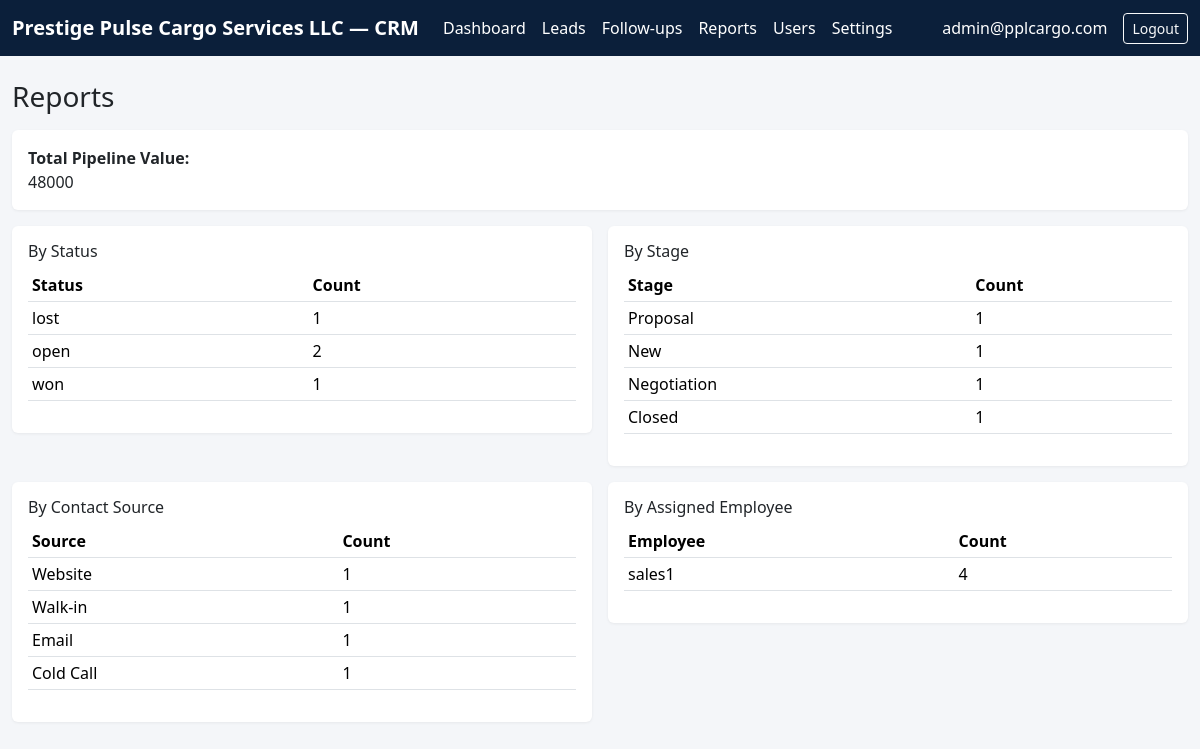
The app's page /reports/ (signed in) with its own data.
### crm/models.py (models this page shows, shortened)
class Lead(models.Model):
    STATUS_CHOICES = [
        ("open", "Open"),
        ("won", "Closed - Won"),
        ("lost", "Closed - Lost"),
    ]
    name = models.CharField(max_length=200)
    company = models.CharField(max_length=200, blank=True)
    email = models.EmailField(blank=True)
    phone = models.CharField(max_length=50, blank=True)
    status = models.CharField(max_length=10, choices=STATUS_CHOICES, default="open")
    stage = models.CharField(max_length=100, blank=True)
    source = models.CharField(max_length=100, blank=True)
    owner = models.ForeignKey(
        User, on_delete=models.SET_NULL, null=True, blank=True, related_name="owned_leads"
    )
    value = models.DecimalField(max_digits=12, decimal_places=2, default=0)
    notes = models.TextField(blank=True)
    created_by = models.ForeignKey(User, on_delete=models.SET_NULL, null=True, related_name="created_leads")
    updated_by = models.ForeignKey(User, on_delete=models.SET_NULL, null=True, related_name="updated_leads")
    created_at = models.DateTimeField(auto_now_add=True)
    updated_at = models.DateTimeField(auto_now=True)
    archived = models.BooleanField(default=False)
    class Meta:
        ordering = ["-updated_at"]

### crm/views.py (the view)
# urls.py: path("reports/", views.reports, name="reports"),
@login_required
def reports(request):
    qs = sales_only_or_admin(Lead.objects.filter(archived=False), request.user)
    by_status = list(qs.values("status").annotate(c=Count("id")))
    by_stage = list(qs.values("stage").annotate(c=Count("id")).order_by("-c"))
    by_source = list(qs.values("source").annotate(c=Count("id")).order_by("-c"))
    by_owner = list(qs.values("owner__username").annotate(c=Count("id")).order_by("-c"))
    total_value = qs.aggregate(s=Sum("value"))["s"] or 0
    return render(request, "reports/index.html", {
        "by_status": by_status, "by_stage": by_stage, "by_source": by_source,
        "by_owner": by_owner, "total_value": total_value,
    })

### accounts/models.py (called while the page is built)
    @property
    def is_admin(self):
        return self.role == self.ROLE_ADMIN

### crm/views.py (called while the page is built)
def sales_only_or_admin(qs, user):
    if user.profile.is_admin:
        return qs
    return qs.filter(Q(owner=user) | Q(created_by=user))

### templates/reports/index.html (shortened to what this page needs)
{% extends "base.html" %}
{% block content %}
<h3 class="mb-3">Reports</h3>
<div class="card p-3 mb-3">
  <strong>Total Pipeline Value:</strong> {{ total_value }}
</div>
<div class="row g-3">
  <div class="col-md-6"><div class="card p-3"><h6>By Status</h6>
    <table class="table table-sm"><thead><tr><th>Status</th><th>Count</th></tr></thead>
      <tbody>{% for r in by_status %}<tr><td>{{ r.status }}</td><td>{{ r.c }}</td></tr>{% endfor %}</tbody></table>
  </div></div>
  <div class="col-md-6"><div class="card p-3"><h6>By Stage</h6>
    <table class="table table-sm"><thead><tr><th>Stage</th><th>Count</th></tr></thead>
      <tbody>{% for r in by_stage %}<tr><td>{{ r.stage|default:"—" }}</td><td>{{ r.c }}</td></tr>{% endfor %}</tbody></table>
  </div></div>
  <div class="col-md-6"><div class="card p-3"><h6>By Contact Source</h6>
    <table class="table table-sm"><thead><tr><th>Source</th><th>Count</th></tr></thead>
      <tbody>{% for r in by_source %}<tr><td>{{ r.source|default:"—" }}</td><td>{{ r.c }}</td></tr>{% endfor %}</tbody></table>
  </div></div>
  <div class="col-md-6"><div class="card p-3"><h6>By Assigned Employee</h6>
    <table class="table table-sm"><thead><tr><th>Employee</th><th>Count</th></tr></thead>
      <tbody>{% for r in by_owner %}<tr><td>{{ r.owner__username|default:"—" }}</td><td>{{ r.c }}</td></tr>{% endfor %}</tbody></table>
  </div></div>
</div>
{% endblock %}

### templates/base.html (shortened to what this page needs)
<!doctype html>
<html lang="en">
<head>
  <link href="https://cdn.jsdelivr.net/npm/bootstrap@5.3.3/dist/css/bootstrap.min.css" rel="stylesheet">
  <link href="https://cdn.jsdelivr.net/npm/bootstrap-icons@1.11.3/font/bootstrap-icons.css" rel="stylesheet">
</head>
<body>
<nav class="navbar navbar-expand-lg navbar-ppl">
  <div class="container-fluid">
    <a class="navbar-brand fw-bold" href="{% url 'dashboard' %}">
      Prestige Pulse Cargo Services LLC — CRM
    </a>
    <div class="collapse navbar-collapse" id="nav">
      {% if user.is_authenticated %}
      <ul class="navbar-nav me-auto">
        <li class="nav-item"><a class="nav-link" href="{% url 'dashboard' %}">Dashboard</a></li>
        <li class="nav-item"><a class="nav-link" href="{% url 'lead_list' %}">Leads</a></li>
        <li class="nav-item"><a class="nav-link" href="{% url 'followup_list' %}">Follow-ups</a></li>
        <li class="nav-item"><a class="nav-link" href="{% url 'reports' %}">Reports</a></li>
        {% if user.profile.is_admin %}
          <li class="nav-item"><a class="nav-link" href="{% url 'user_list' %}">Users</a></li>
          <li class="nav-item"><a class="nav-link" href="{% url 'settings_index' %}">Settings</a></li>
        {% endif %}
      </ul>
      <span class="navbar-text text-white me-3">{{ user.username }}</span>
      <form method="post" action="{% url 'logout' %}">{% csrf_token %}
        <button class="btn btn-sm btn-outline-light">Logout</button>
      </form>
      {% endif %}
    </div>
  </div>
</nav>
<main class="container-fluid py-4">
  {% block content %}{% endblock %}
</main>
</body>
</html>

### templates/base.html (style rules this page uses)
:root { --ppl-navy:#0b1f3a; --ppl-blue:#1d4ed8; --ppl-gold:#c8a24a; --ppl-grey:#f4f6f9; }
body { background: var(--ppl-grey); }
.navbar-ppl { background: var(--ppl-navy); }
.navbar-ppl .navbar-brand, .navbar-ppl .nav-link { color: #fff !important; }
.card { border: none; box-shadow: 0 1px 3px rgba(0,0,0,.06); }
.table thead { background: var(--ppl-navy); color:#fff; }

### records on screen
Lead: status "lost", c "1", stage "Negotiation", source "Cold Call"
Lead: status "won", c "1", stage "Closed", source "Walk-in"
Lead: stage "Proposal", c "1", source "Email"
Lead: stage "New", c "1", source "Website"

### other values on screen
{{ user.username }} "admin@pplcargo.com"
{{ total_value }} "48000"
{{ r.status }} "open"
{{ r.c }} "2"
{{ r.owner__username|default:"—" }} "sales1"
{{ r.c }} "4"
